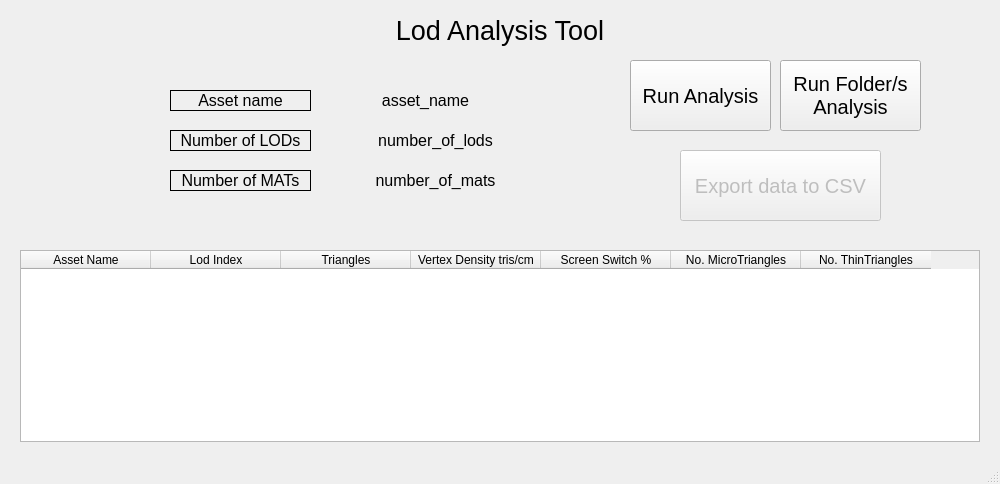
<?xml version="1.0" encoding="UTF-8"?>
<ui version="4.0">
 <class>MainWindow</class>
 <widget class="QMainWindow" name="MainWindow">
  <property name="geometry">
   <rect>
    <x>0</x>
    <y>0</y>
    <width>1000</width>
    <height>484</height>
   </rect>
  </property>
  <property name="windowTitle">
   <string>MainWindow</string>
  </property>
  <widget class="QWidget" name="centralwidget">
   <widget class="QPushButton" name="runButton">
    <property name="geometry">
     <rect>
      <x>630</x>
      <y>60</y>
      <width>141</width>
      <height>71</height>
     </rect>
    </property>
    <property name="font">
     <font>
      <pointsize>15</pointsize>
     </font>
    </property>
    <property name="text">
     <string>Run Analysis</string>
    </property>
   </widget>
   <widget class="QLabel" name="lbl_assetName">
    <property name="geometry">
     <rect>
      <x>170</x>
      <y>90</y>
      <width>141</width>
      <height>21</height>
     </rect>
    </property>
    <property name="font">
     <font>
      <pointsize>12</pointsize>
     </font>
    </property>
    <property name="frameShape">
     <enum>QFrame::Box</enum>
    </property>
    <property name="text">
     <string>Asset name</string>
    </property>
    <property name="scaledContents">
     <bool>true</bool>
    </property>
    <property name="alignment">
     <set>Qt::AlignCenter</set>
    </property>
    <property name="wordWrap">
     <bool>false</bool>
    </property>
   </widget>
   <widget class="QLabel" name="label">
    <property name="geometry">
     <rect>
      <x>390</x>
      <y>10</y>
      <width>220</width>
      <height>41</height>
     </rect>
    </property>
    <property name="font">
     <font>
      <pointsize>20</pointsize>
     </font>
    </property>
    <property name="layoutDirection">
     <enum>Qt::LeftToRight</enum>
    </property>
    <property name="text">
     <string>Lod Analysis Tool</string>
    </property>
    <property name="scaledContents">
     <bool>true</bool>
    </property>
    <property name="alignment">
     <set>Qt::AlignCenter</set>
    </property>
   </widget>
   <widget class="QLabel" name="lbl_assetName_3">
    <property name="geometry">
     <rect>
      <x>170</x>
      <y>130</y>
      <width>141</width>
      <height>21</height>
     </rect>
    </property>
    <property name="font">
     <font>
      <pointsize>12</pointsize>
     </font>
    </property>
    <property name="frameShape">
     <enum>QFrame::Box</enum>
    </property>
    <property name="text">
     <string>Number of LODs</string>
    </property>
    <property name="scaledContents">
     <bool>true</bool>
    </property>
    <property name="alignment">
     <set>Qt::AlignCenter</set>
    </property>
    <property name="wordWrap">
     <bool>false</bool>
    </property>
   </widget>
   <widget class="QLabel" name="lbl_assetName_4">
    <property name="geometry">
     <rect>
      <x>170</x>
      <y>170</y>
      <width>141</width>
      <height>21</height>
     </rect>
    </property>
    <property name="font">
     <font>
      <pointsize>12</pointsize>
     </font>
    </property>
    <property name="frameShape">
     <enum>QFrame::Box</enum>
    </property>
    <property name="text">
     <string>Number of MATs</string>
    </property>
    <property name="scaledContents">
     <bool>true</bool>
    </property>
    <property name="alignment">
     <set>Qt::AlignCenter</set>
    </property>
    <property name="wordWrap">
     <bool>false</bool>
    </property>
   </widget>
   <widget class="QTableWidget" name="tbl_analysis">
    <property name="geometry">
     <rect>
      <x>20</x>
      <y>250</y>
      <width>960</width>
      <height>192</height>
     </rect>
    </property>
    <attribute name="horizontalHeaderDefaultSectionSize">
     <number>130</number>
    </attribute>
    <attribute name="horizontalHeaderMinimumSectionSize">
     <number>39</number>
    </attribute>
    <attribute name="verticalHeaderCascadingSectionResizes">
     <bool>false</bool>
    </attribute>
    <attribute name="verticalHeaderStretchLastSection">
     <bool>false</bool>
    </attribute>
    <column>
     <property name="text">
      <string>Asset Name</string>
     </property>
    </column>
    <column>
     <property name="text">
      <string>Lod Index</string>
     </property>
    </column>
    <column>
     <property name="text">
      <string>Triangles</string>
     </property>
    </column>
    <column>
     <property name="text">
      <string>Vertex Density tris/cm</string>
     </property>
    </column>
    <column>
     <property name="text">
      <string>Screen Switch %</string>
     </property>
    </column>
    <column>
     <property name="text">
      <string>No. MicroTriangles</string>
     </property>
    </column>
    <column>
     <property name="text">
      <string>No. ThinTriangles</string>
     </property>
    </column>
   </widget>
   <widget class="QLabel" name="lbl_editAssetName">
    <property name="geometry">
     <rect>
      <x>320</x>
      <y>90</y>
      <width>211</width>
      <height>21</height>
     </rect>
    </property>
    <property name="font">
     <font>
      <pointsize>12</pointsize>
     </font>
    </property>
    <property name="frameShape">
     <enum>QFrame::NoFrame</enum>
    </property>
    <property name="text">
     <string>asset_name</string>
    </property>
    <property name="scaledContents">
     <bool>true</bool>
    </property>
    <property name="alignment">
     <set>Qt::AlignCenter</set>
    </property>
    <property name="wordWrap">
     <bool>false</bool>
    </property>
   </widget>
   <widget class="QLabel" name="lbl_editNumberLods">
    <property name="geometry">
     <rect>
      <x>350</x>
      <y>130</y>
      <width>171</width>
      <height>21</height>
     </rect>
    </property>
    <property name="font">
     <font>
      <pointsize>12</pointsize>
     </font>
    </property>
    <property name="frameShape">
     <enum>QFrame::NoFrame</enum>
    </property>
    <property name="text">
     <string>number_of_lods</string>
    </property>
    <property name="scaledContents">
     <bool>true</bool>
    </property>
    <property name="alignment">
     <set>Qt::AlignCenter</set>
    </property>
    <property name="wordWrap">
     <bool>false</bool>
    </property>
   </widget>
   <widget class="QLabel" name="lbl_editNumberMats">
    <property name="geometry">
     <rect>
      <x>350</x>
      <y>170</y>
      <width>171</width>
      <height>21</height>
     </rect>
    </property>
    <property name="font">
     <font>
      <pointsize>12</pointsize>
     </font>
    </property>
    <property name="frameShape">
     <enum>QFrame::NoFrame</enum>
    </property>
    <property name="text">
     <string>number_of_mats</string>
    </property>
    <property name="scaledContents">
     <bool>true</bool>
    </property>
    <property name="alignment">
     <set>Qt::AlignCenter</set>
    </property>
    <property name="wordWrap">
     <bool>false</bool>
    </property>
   </widget>
   <widget class="QPushButton" name="exportButton">
    <property name="enabled">
     <bool>false</bool>
    </property>
    <property name="geometry">
     <rect>
      <x>680</x>
      <y>150</y>
      <width>201</width>
      <height>71</height>
     </rect>
    </property>
    <property name="sizePolicy">
     <sizepolicy hsizetype="Fixed" vsizetype="Fixed">
      <horstretch>0</horstretch>
      <verstretch>0</verstretch>
     </sizepolicy>
    </property>
    <property name="font">
     <font>
      <pointsize>15</pointsize>
     </font>
    </property>
    <property name="layoutDirection">
     <enum>Qt::LeftToRight</enum>
    </property>
    <property name="text">
     <string>Export data to CSV</string>
    </property>
   </widget>
   <widget class="QPushButton" name="runFolderButton">
    <property name="geometry">
     <rect>
      <x>780</x>
      <y>60</y>
      <width>141</width>
      <height>71</height>
     </rect>
    </property>
    <property name="sizePolicy">
     <sizepolicy hsizetype="Expanding" vsizetype="Fixed">
      <horstretch>0</horstretch>
      <verstretch>0</verstretch>
     </sizepolicy>
    </property>
    <property name="font">
     <font>
      <pointsize>15</pointsize>
     </font>
    </property>
    <property name="layoutDirection">
     <enum>Qt::LeftToRight</enum>
    </property>
    <property name="autoFillBackground">
     <bool>false</bool>
    </property>
    <property name="text">
     <string>Run Folder/s 
Analysis</string>
    </property>
   </widget>
  </widget>
  <widget class="QMenuBar" name="menubar">
   <property name="geometry">
    <rect>
     <x>0</x>
     <y>0</y>
     <width>1000</width>
     <height>21</height>
    </rect>
   </property>
  </widget>
  <widget class="QStatusBar" name="statusbar"/>
 </widget>
 <resources/>
 <connections/>
</ui>
